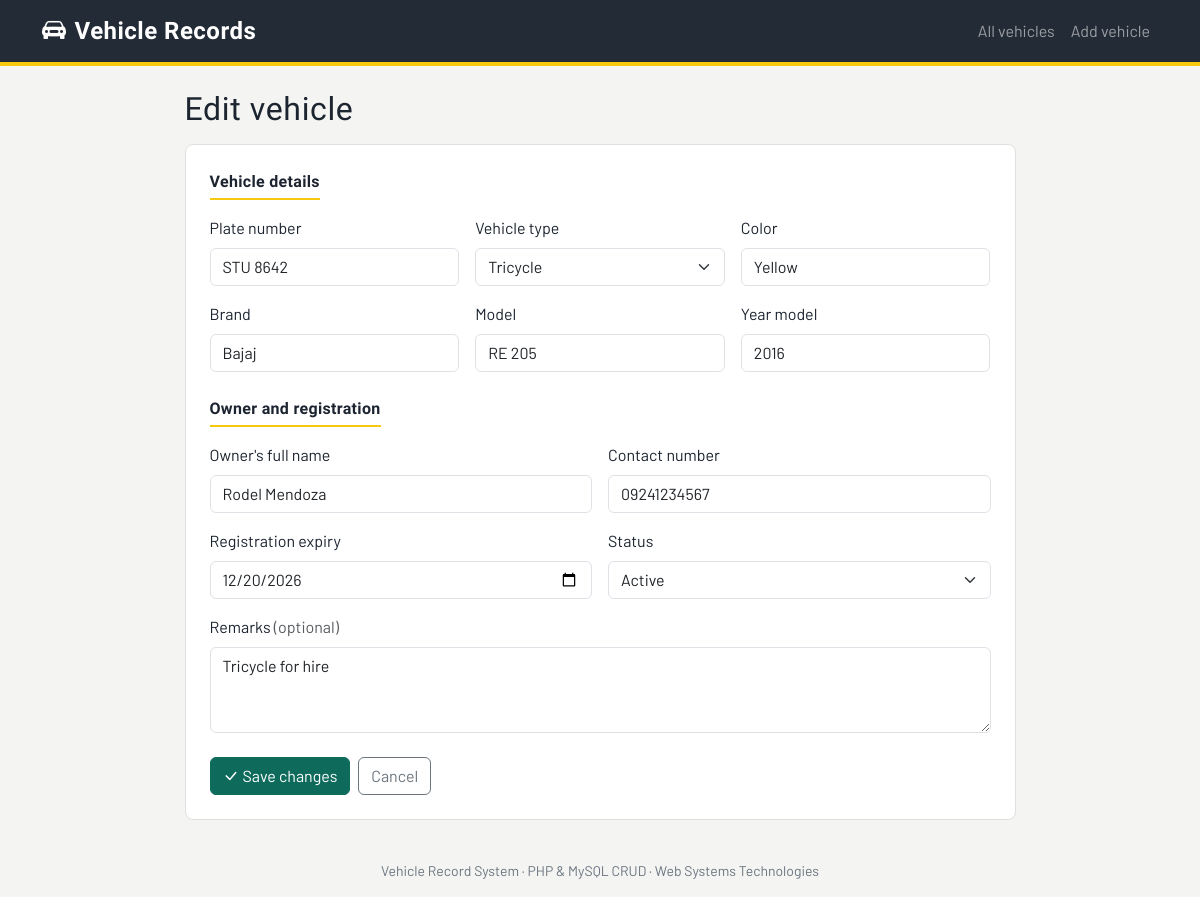
Screenshot of /edit.php?id=8 with the database file from the repository.
### tables this page shows
CREATE TABLE vehicles (
    vehicle_id          INT UNSIGNED NOT NULL AUTO_INCREMENT,
    plate_number        VARCHAR(15)  NOT NULL,
    type_id             INT UNSIGNED NOT NULL,
    brand               VARCHAR(50)  NOT NULL,
    model               VARCHAR(50)  NOT NULL,
    year_model          SMALLINT UNSIGNED NOT NULL,
    color               VARCHAR(30)  NOT NULL,
    owner_name          VARCHAR(100) NOT NULL,
    contact_number      VARCHAR(20)  NOT NULL,
    registration_expiry DATE         NOT NULL,
    status              ENUM('Active','Inactive','Under Repair','Sold') NOT NULL DEFAULT 'Active',
    remarks             TEXT NULL,
    created_at          TIMESTAMP NOT NULL DEFAULT CURRENT_TIMESTAMP,
    updated_at          TIMESTAMP NOT NULL DEFAULT CURRENT_TIMESTAMP ON UPDATE CURRENT_TIMESTAMP,
    PRIMARY KEY (vehicle_id),
    UNIQUE KEY uq_plate (plate_number),
    KEY idx_status (status),
    CONSTRAINT fk_vehicle_type FOREIGN KEY (type_id)
        REFERENCES vehicle_types (type_id)
        ON UPDATE CASCADE ON DELETE RESTRICT
);

CREATE TABLE vehicle_types (
    type_id   INT UNSIGNED NOT NULL AUTO_INCREMENT,
    type_name VARCHAR(50)  NOT NULL,
    PRIMARY KEY (type_id),
    UNIQUE KEY uq_type_name (type_name)
);

### functions.php (called while the page is built, shortened)
<?php
function e($value): string
{
    return htmlspecialchars((string)$value, ENT_QUOTES, 'UTF-8');
}
function run_query(mysqli $conn, string $sql, string $types = '', array $params = []): mysqli_stmt
{
    $stmt = $conn->prepare($sql);
    if ($types !== '') {
        $stmt->bind_param($types, ...$params);
    }
    $stmt->execute();
    return $stmt;
}
function get_vehicle_types(mysqli $conn): array
{
    return $conn->query('SELECT type_id, type_name FROM vehicle_types ORDER BY type_name')->fetch_all(MYSQLI_ASSOC);
}

### form.php (the view, shortened to what this page needs)
<?php
function field_class(array $errors, string $name): string
{
    return 'form-control' . (isset($errors[$name]) ? ' is-invalid' : '');
}
?>
<form method="post" novalidate>
    <h2 class="h6 form-section">Vehicle details</h2>
    <div class="row g-3 mb-4">
        <div class="col-md-4">
            <label for="plate_number" class="form-label">Plate number</label>
            <input type="text" class="<?= field_class($errors, 'plate_number') ?> text-uppercase" id="plate_number"
                   name="plate_number" maxlength="15" placeholder="ABC 1234" value="<?= e($v['plate_number']) ?>" required>
        </div>
        <div class="col-md-4">
            <label for="type_id" class="form-label">Vehicle type</label>
            <select class="form-select <?= isset($errors['type_id']) ? 'is-invalid' : '' ?>" id="type_id" name="type_id" required>
                <?php foreach ($types as $t): ?>
                    <option value="<?= (int)$t['type_id'] ?>" <?= (string)$v['type_id'] === (string)$t['type_id'] ? 'selected' : '' ?>>
                        <?= e($t['type_name']) ?>
                    </option>
                <?php endforeach; ?>
            </select>
        </div>
        <div class="col-md-4">
            <label for="color" class="form-label">Color</label>
            <input type="text" class="<?= field_class($errors, 'color') ?>" id="color" name="color" maxlength="30"
                   value="<?= e($v['color']) ?>" required>
        </div>
        <div class="col-md-4">
            <label for="brand" class="form-label">Brand</label>
            <input type="text" class="<?= field_class($errors, 'brand') ?>" id="brand" name="brand" maxlength="50"
                   placeholder="Toyota" value="<?= e($v['brand']) ?>" required>
        </div>
        <div class="col-md-4">
            <label for="model" class="form-label">Model</label>
            <input type="text" class="<?= field_class($errors, 'model') ?>" id="model" name="model" maxlength="50"
                   placeholder="Vios" value="<?= e($v['model']) ?>" required>
        </div>
        <div class="col-md-4">
            <label for="year_model" class="form-label">Year model</label>
            <input type="number" class="<?= field_class($errors, 'year_model') ?>" id="year_model" name="year_model"
                   min="1950" max="<?= (int)date('Y') + 1 ?>" value="<?= e($v['year_model']) ?>" required>
        </div>
    </div>
    <h2 class="h6 form-section">Owner and registration</h2>
    <div class="row g-3 mb-4">
        <div class="col-md-6">
            <label for="owner_name" class="form-label">Owner's full name</label>
            <input type="text" class="<?= field_class($errors, 'owner_name') ?>" id="owner_name" name="owner_name"
                   maxlength="100" value="<?= e($v['owner_name']) ?>" required>
        </div>
        <div class="col-md-6">
            <label for="contact_number" class="form-label">Contact number</label>
            <input type="tel" class="<?= field_class($errors, 'contact_number') ?>" id="contact_number" name="contact_number"
                   maxlength="20" placeholder="09171234567" value="<?= e($v['contact_number']) ?>" required>
        </div>
        <div class="col-md-6">
            <label for="registration_expiry" class="form-label">Registration expiry</label>
            <input type="date" class="<?= field_class($errors, 'registration_expiry') ?>" id="registration_expiry"
                   name="registration_expiry" value="<?= e($v['registration_expiry']) ?>" required>
        </div>
        <div class="col-md-6">
            <label for="status" class="form-label">Status</label>
            <select class="form-select <?= isset($errors['status']) ? 'is-invalid' : '' ?>" id="status" name="status" required>
                <?php foreach (STATUS_OPTIONS as $s): ?>
                    <option value="<?= e($s) ?>" <?= $v['status'] === $s ? 'selected' : '' ?>><?= e($s) ?></option>
                <?php endforeach; ?>
            </select>
        </div>
        <div class="col-12">
            <label for="remarks" class="form-label">Remarks <span class="text-body-secondary">(optional)</span></label>
            <textarea class="<?= field_class($errors, 'remarks') ?>" id="remarks" name="remarks" rows="3"
                      maxlength="1000"><?= e($v['remarks']) ?></textarea>
        </div>
    </div>
    <div class="d-flex gap-2">
        <button type="submit" class="btn btn-brand"><i class="bi bi-check-lg me-1"></i><?= e($submitLabel) ?></button>
        <a href="index.php" class="btn btn-outline-secondary">Cancel</a>
    </div>
</form>

### style.css (style rules this page uses)
:root { --ink: #1c2430; --asphalt: #232b36; --plate-yellow: #f6c90e; --brand: #0e6b5c; --brand-dark: #0a5247; --paper: #f4f5f2; }
body { font-family: 'Barlow', system-ui, sans-serif; background: var(--paper); color: var(--ink); }
h1, h2, h3, .navbar-brand { font-family: 'Barlow Condensed', 'Barlow', sans-serif; letter-spacing: .02em; }
.btn-brand { background: var(--brand); border-color: var(--brand); color: #fff; }
.form-section { font-weight: 600; padding-bottom: .4rem; margin-bottom: 1rem; border-bottom: 2px solid var(--plate-yellow); display: inline-block; }

### rows the page displays
vehicles: plate_number "STU 8642", type_id "Tricycle", color "Yellow", brand "Bajaj", model "RE 205", year_model "2016", owner_name "Rodel Mendoza", contact_number "09241234567", registration_expiry "12/20/2026", remarks "Tricycle for hire"

### other values shown
$submitLabel "Save changes"
form field status "Active"
